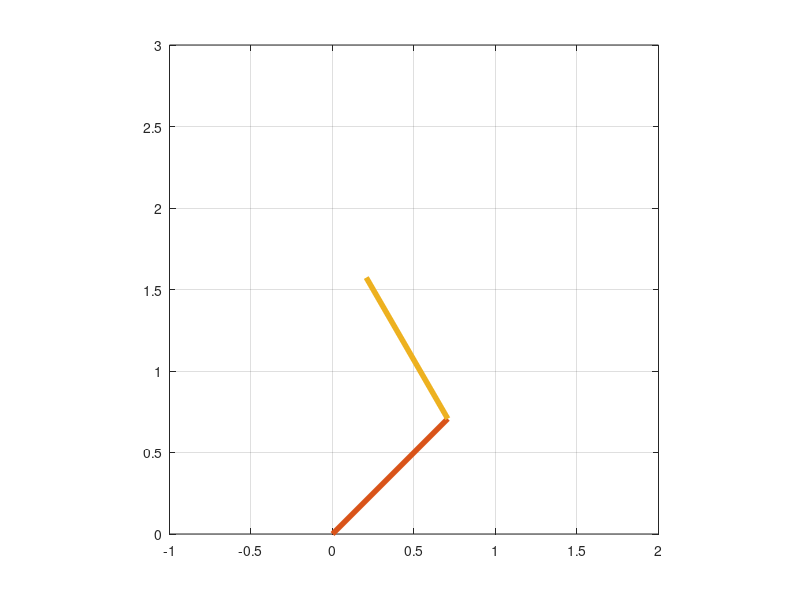

Write the MATLAB code that produced this figure. (Note: this script raises an error after producing the figure.)
function Example5_3
clear all
global m1 m2 I1 I2 g l1 l2 s1 s2 v cx cy
m1=1;
m2=1;
l1=1;
l2=1;
s1=0.5;
s2=0.5;
g=9.81;
I1=m1*l1^2/12;
I2=m2*l2^2/12;
v=0.5;
cx=l1*cos(pi/4)+l2*cos(pi*2/3);
cy=l1*sin(pi/4)+l2*sin(pi*2/3);

TSPAN=[0:1E-2:2];
X0=[s1*cos(pi/4) s1*sin(pi/4) pi/4 l1*cos(pi/4)+s2*cos(pi*2/3) l1*sin(pi/4)+s2*sin(pi*2/3) pi*2/3 0 0 0 0 0 0];
[t,X]=ode45(@func,TSPAN,X0);

for i=1:length(X)
    figure(1);
    plot([0,0],[0,0]);
    grid;
    axis square;
    xmin=-1;xmax=2;ymin=0;ymax=3;
    axis([xmin,xmax,ymin,ymax]);
    hold on;
    xQ=X(i,1)-s1*cos(X(i,3));
    yQ=X(i,2)-s1*sin(X(i,3));
    xP1=X(i,1)+(l1-s1)*cos(X(i,3));
    yP1=X(i,2)+(l1-s1)*sin(X(i,3));
    xP2=X(i,4)-s2*cos(X(i,6));
    yP2=X(i,5)-s2*sin(X(i,6));
    xR=X(i,4)+(l2-s2)*cos(X(i,6));
    yR=X(i,5)+(l2-s2)*sin(X(i,6));
    
    plot([xQ,xP1],[yQ,yP1],'linewidth',4);
    plot([xR,xP2],[yR,yP2],'linewidth',4);
    drawnow
    hold off
    set(1,'doublebuffer','on')
end

figure(2);
plot(t,X(:,5)+(l2-s2)*sin(X(:,6)))
xlabel('time','FontSize',18);
ylabel('Ry','FontSize',18);

function dXdt=func(t,X)
global m1 m2 I1 I2 g l1 l2 s1 s2 v cx cy
M=[m1 0 0 0 0 0;
    0 m1 0 0 0 0;
    0 0 I1 0 0 0;
    0 0 0 m2 0 0;
    0 0 0 0 m2 0;
    0 0 0 0 0 I2];
Qg=[0;
    -m1*g;
    0;
    0;
    -m2*g;
    0];
Qf=[0;
    0;
    (I1*((l2*v^2*cos(X(3))^2*cos(X(6))^2)/(l2*cos(X(3))*sin(X(6)) - l2*cos(X(6))*sin(X(3)))^2 + (l2*v^2*cos(X(3))^2*sin(X(6))^2)/(l2*cos(X(3))*sin(X(6)) - l2*cos(X(6))*sin(X(3)))^2 + (v^2*cos(X(3))*cos(X(6))^3)/(l1*(cos(X(3))*sin(X(6)) - cos(X(6))*sin(X(3)))^2) + (v^2*cos(X(6))^2*sin(X(3))*sin(X(6)))/(l1*(cos(X(3))*sin(X(6)) - cos(X(6))*sin(X(3)))^2)))/(l1*(cos(X(3))*sin(X(6)) - cos(X(6))*sin(X(3)))) - (I2*((v^2*cos(X(3))^2*cos(X(6))^2)/(l1*(cos(X(3))*sin(X(6)) - cos(X(6))*sin(X(3)))^2) + (v^2*cos(X(6))^2*sin(X(3))^2)/(l1*(cos(X(3))*sin(X(6)) - cos(X(6))*sin(X(3)))^2) + (l2*v^2*cos(X(3))^3*cos(X(6)))/(l2*cos(X(3))*sin(X(6)) - l2*cos(X(6))*sin(X(3)))^2 + (l2*v^2*cos(X(3))^2*sin(X(3))*sin(X(6)))/(l2*cos(X(3))*sin(X(6)) - l2*cos(X(6))*sin(X(3)))^2))/(l2*cos(X(3))*sin(X(6)) - l2*cos(X(6))*sin(X(3))) + g*l1*m2*cos(X(3)) + g*m1*s1*cos(X(3)) + g*m2*s2*cos(X(6)) + (l1*m2*cos(X(3))*(l2 - s2)*((v^2*cos(X(3))^2*cos(X(6))^3)/(l1*(cos(X(3))*sin(X(6)) - cos(X(6))*sin(X(3)))^2) + (v^2*cos(X(6))^3*sin(X(3))^2)/(l1*(cos(X(3))*sin(X(6)) - cos(X(6))*sin(X(3)))^2) + (l2*v^2*cos(X(3))^3*cos(X(6))^2)/(l2*cos(X(3))*sin(X(6)) - l2*cos(X(6))*sin(X(3)))^2 + (l2*v^2*cos(X(3))^3*sin(X(6))^2)/(l2*cos(X(3))*sin(X(6)) - l2*cos(X(6))*sin(X(3)))^2))/(l2*cos(X(3))*sin(X(6)) - l2*cos(X(6))*sin(X(3))) + (m2*s2*cos(X(6))*(l2 - s2)*((v^2*cos(X(3))^2*cos(X(6))^3)/(l1*(cos(X(3))*sin(X(6)) - cos(X(6))*sin(X(3)))^2) + (v^2*cos(X(6))^3*sin(X(3))^2)/(l1*(cos(X(3))*sin(X(6)) - cos(X(6))*sin(X(3)))^2) + (l2*v^2*cos(X(3))^3*cos(X(6))^2)/(l2*cos(X(3))*sin(X(6)) - l2*cos(X(6))*sin(X(3)))^2 + (l2*v^2*cos(X(3))^3*sin(X(6))^2)/(l2*cos(X(3))*sin(X(6)) - l2*cos(X(6))*sin(X(3)))^2))/(l2*cos(X(3))*sin(X(6)) - l2*cos(X(6))*sin(X(3))) + (m1*s1^2*sin(X(3))*((v^2*cos(X(3))^2*cos(X(6))^2*sin(X(6)))/(l1*(cos(X(3))*sin(X(6)) - cos(X(6))*sin(X(3)))^2) + (v^2*cos(X(6))^2*sin(X(3))^2*sin(X(6)))/(l1*(cos(X(3))*sin(X(6)) - cos(X(6))*sin(X(3)))^2) + (l2*v^2*cos(X(3))^2*cos(X(6))^2*sin(X(3)))/(l2*cos(X(3))*sin(X(6)) - l2*cos(X(6))*sin(X(3)))^2 + (l2*v^2*cos(X(3))^2*sin(X(3))*sin(X(6))^2)/(l2*cos(X(3))*sin(X(6)) - l2*cos(X(6))*sin(X(3)))^2))/(l1*(cos(X(3))*sin(X(6)) - cos(X(6))*sin(X(3)))) + (l1*m2*sin(X(3))*(l2 - s2)*((v^2*cos(X(3))^2*cos(X(6))^2*sin(X(6)))/(l1*(cos(X(3))*sin(X(6)) - cos(X(6))*sin(X(3)))^2) + (v^2*cos(X(6))^2*sin(X(3))^2*sin(X(6)))/(l1*(cos(X(3))*sin(X(6)) - cos(X(6))*sin(X(3)))^2) + (l2*v^2*cos(X(3))^2*cos(X(6))^2*sin(X(3)))/(l2*cos(X(3))*sin(X(6)) - l2*cos(X(6))*sin(X(3)))^2 + (l2*v^2*cos(X(3))^2*sin(X(3))*sin(X(6))^2)/(l2*cos(X(3))*sin(X(6)) - l2*cos(X(6))*sin(X(3)))^2))/(l2*cos(X(3))*sin(X(6)) - l2*cos(X(6))*sin(X(3))) + (m2*s2*sin(X(6))*(l2 - s2)*((v^2*cos(X(3))^2*cos(X(6))^2*sin(X(6)))/(l1*(cos(X(3))*sin(X(6)) - cos(X(6))*sin(X(3)))^2) + (v^2*cos(X(6))^2*sin(X(3))^2*sin(X(6)))/(l1*(cos(X(3))*sin(X(6)) - cos(X(6))*sin(X(3)))^2) + (l2*v^2*cos(X(3))^2*cos(X(6))^2*sin(X(3)))/(l2*cos(X(3))*sin(X(6)) - l2*cos(X(6))*sin(X(3)))^2 + (l2*v^2*cos(X(3))^2*sin(X(3))*sin(X(6))^2)/(l2*cos(X(3))*sin(X(6)) - l2*cos(X(6))*sin(X(3)))^2))/(l2*cos(X(3))*sin(X(6)) - l2*cos(X(6))*sin(X(3))) + (m1*s1^2*cos(X(3))*((v^2*cos(X(3))^2*cos(X(6))^3)/(l1*(cos(X(3))*sin(X(6)) - cos(X(6))*sin(X(3)))^2) + (v^2*cos(X(6))^3*sin(X(3))^2)/(l1*(cos(X(3))*sin(X(6)) - cos(X(6))*sin(X(3)))^2) + (l2*v^2*cos(X(3))^3*cos(X(6))^2)/(l2*cos(X(3))*sin(X(6)) - l2*cos(X(6))*sin(X(3)))^2 + (l2*v^2*cos(X(3))^3*sin(X(6))^2)/(l2*cos(X(3))*sin(X(6)) - l2*cos(X(6))*sin(X(3)))^2))/(l1*(cos(X(3))*sin(X(6)) - cos(X(6))*sin(X(3))));
    0;
    0;
    g*m2*s2*cos(X(6)) - (I2*((v^2*cos(X(3))^2*cos(X(6))^2)/(l1*(cos(X(3))*sin(X(6)) - cos(X(6))*sin(X(3)))^2) + (v^2*cos(X(6))^2*sin(X(3))^2)/(l1*(cos(X(3))*sin(X(6)) - cos(X(6))*sin(X(3)))^2) + (l2*v^2*cos(X(3))^3*cos(X(6)))/(l2*cos(X(3))*sin(X(6)) - l2*cos(X(6))*sin(X(3)))^2 + (l2*v^2*cos(X(3))^2*sin(X(3))*sin(X(6)))/(l2*cos(X(3))*sin(X(6)) - l2*cos(X(6))*sin(X(3)))^2))/(l2*cos(X(3))*sin(X(6)) - l2*cos(X(6))*sin(X(3))) + (m2*s2*cos(X(6))*(l2 - s2)*((v^2*cos(X(3))^2*cos(X(6))^3)/(l1*(cos(X(3))*sin(X(6)) - cos(X(6))*sin(X(3)))^2) + (v^2*cos(X(6))^3*sin(X(3))^2)/(l1*(cos(X(3))*sin(X(6)) - cos(X(6))*sin(X(3)))^2) + (l2*v^2*cos(X(3))^3*cos(X(6))^2)/(l2*cos(X(3))*sin(X(6)) - l2*cos(X(6))*sin(X(3)))^2 + (l2*v^2*cos(X(3))^3*sin(X(6))^2)/(l2*cos(X(3))*sin(X(6)) - l2*cos(X(6))*sin(X(3)))^2))/(l2*cos(X(3))*sin(X(6)) - l2*cos(X(6))*sin(X(3))) + (m2*s2*sin(X(6))*(l2 - s2)*((v^2*cos(X(3))^2*cos(X(6))^2*sin(X(6)))/(l1*(cos(X(3))*sin(X(6)) - cos(X(6))*sin(X(3)))^2) + (v^2*cos(X(6))^2*sin(X(3))^2*sin(X(6)))/(l1*(cos(X(3))*sin(X(6)) - cos(X(6))*sin(X(3)))^2) + (l2*v^2*cos(X(3))^2*cos(X(6))^2*sin(X(3)))/(l2*cos(X(3))*sin(X(6)) - l2*cos(X(6))*sin(X(3)))^2 + (l2*v^2*cos(X(3))^2*sin(X(3))*sin(X(6))^2)/(l2*cos(X(3))*sin(X(6)) - l2*cos(X(6))*sin(X(3)))^2))/(l2*cos(X(3))*sin(X(6)) - l2*cos(X(6))*sin(X(3)))];
 
Q=Qg+Qf;
Cq=[1, 0,         s1*sin(X(3)),  0,  0,                    0;
    0, 1,        -s1*cos(X(3)),  0,  0,                    0;
    1, 0, -sin(X(3))*(l1 - s1), -1,  0,        -s2*sin(X(6));
    0, 1,  cos(X(3))*(l1 - s1),  0, -1,         s2*cos(X(6));
    0, 0,                    0,  1,  0, -sin(X(6))*(l2 - s2);
    0, 0,                    0,  0,  1,  cos(X(6))*(l2 - s2)];
A=[M Cq';
    Cq zeros(6,6)];

alph=50;
beta=50;
C=[X(1)-s1*cos(X(3));
    X(2)-s1*sin(X(3));
    X(1)+(l1-s1)*cos(X(3))-X(4)+s2*cos(X(6));
    X(2)+(l1-s1)*sin(X(3))-X(5)+s2*sin(X(6));
    X(4)+(l2-s2)*cos(X(6))-(v*t+cx);
    X(5)+(l2-s2)*sin(X(6))-cy];
C1=[X(7)+s1*X(9)*sin(X(3));
    X(8)-s1*X(9)*cos(X(3));
    X(7)-(l1-s1)*X(9)*sin(X(3))-X(10)-s2*X(12)*sin(X(6));
    X(8)+(l1-s1)*X(9)*cos(X(3))-X(11)-s2*X(12)*cos(X(6));
    X(10)-(l2-s2)*X(12)*sin(X(6))-v;
    X(11)+(l2-s2)*X(12)*cos(X(6))];
Gm=[s1*X(9)^2*cos(X(3));
    s1*X(9)^2*sin(X(3));
    -(l1-s1)*X(9)^2*cos(X(3))-s2*X(12)^2*cos(X(6));
    -(l1-s1)*X(9)^2*sin(X(3))-s2*X(12)^2*sin(X(6));
    -(l2-s2)*X(12)^2*cos(X(6));
    -(l2-s2)*X(12)^2*sin(X(6))]-2*alph*C1-(beta^2)*C;
RHS=[Q;
    Gm];
ACC=A\RHS;
dXdt=zeros(12,1);
dXdt(1:6)=X(7:12);
dXdt(7:12)=ACC(1:6);
    